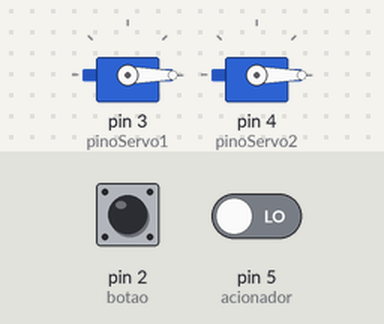
This sketch was run on a simulated Arduino Uno, built with avr-gcc and run on an emulated ATmega328P. On the bench: 2 × servo. The inputs (shaded band) are chosen by the test bench; at power-on: pin 5 (acionador) LOW, pin 2 (botao) LOW. What the sketch prints to the serial monitor is not drawn.

Above: at 1.2 s.
1.3 s: pin 5 (acionador) driven HIGH
At 4.2 s:
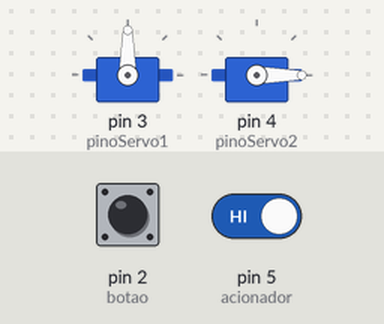
4.3 s: pin 2 (botao) pulled HIGH for 0.15 s
At 5.2 s:
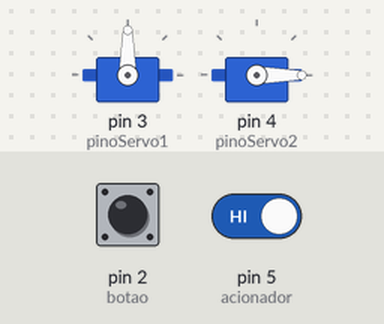
5.9 s: pin 2 (botao) pulled HIGH for 1 s
At 8.8 s:
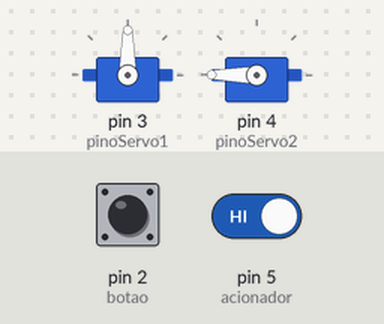
8.9 s: pin 2 (botao) pulled HIGH for 3.2 s
At 9.9 s:
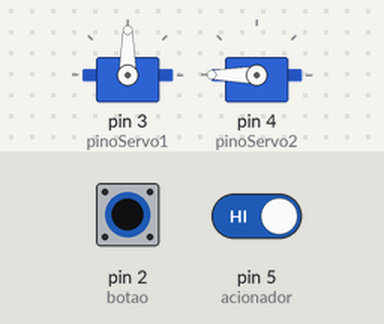
13.6 s: pin 2 (botao) pulled HIGH for 0.15 s
At 15.7 s:
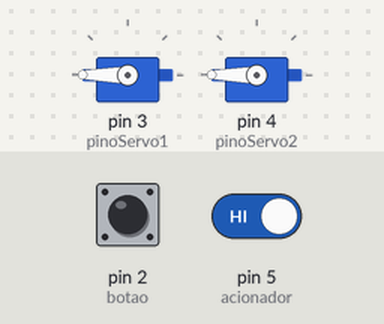
16.7 s: pin 5 (acionador) driven LOW
At 17.23 s:
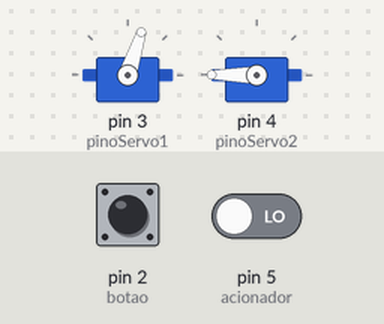
Timing chart, 0 to 19.9 s (numbered marks = the images above; inputs shaded):
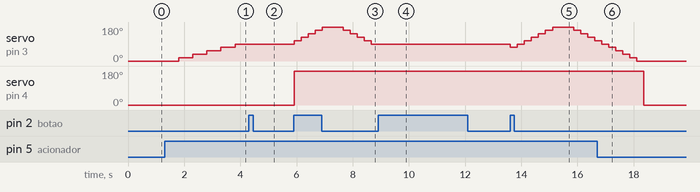

The sketch:

Atividade_A.1.2.ino
```cpp
#include <Servo.h>

Servo servoMotor1;
Servo servoMotor2;


const int botao = 2, pinoServo1=3, pinoServo2=4, acionador=5 ;
int estado = 0, angulo=0, angulo2=0;


void setup()
{
  pinMode(acionador, INPUT);
  servoMotor1.attach(pinoServo1);
  servoMotor2.attach(pinoServo2);
  servoMotor1.write(0);
  servoMotor2.write(0);

  Serial.begin(9600);
  attachInterrupt(digitalPinToInterrupt(botao), imprime, RISING);

}

void loop()
{
  if(digitalRead(acionador)==1)
  {
   while(estado==0 && angulo <= 180)
   {
    servoMotor1.write(angulo);
    angulo +=18;
    delay(500);
   }
   while(estado==0 && angulo >= 0)
   {
    servoMotor1.write(angulo);
    angulo -=18;
    delay(500);
   }
   delay(100);/////mudar
   while(estado==0 && angulo2 <= 180)
   {
  	servoMotor2.write(angulo2);
    angulo2 +=18;
   }
   while(estado==0 && angulo <= 180)
   {
    servoMotor1.write(angulo);
    angulo +=18;
    delay(250);
   }
   while(estado==0 && angulo >= 0)
   {
    servoMotor1.write(angulo);
    angulo -=18;
    delay(250);
   }
   while(estado==0 && angulo2 >= 0)
   {
  	servoMotor2.write(angulo2);
    angulo2 -=18;
   }
  }
  else
    Serial.println("Acionador desligado");
}

void imprime()
{
  if(estado == estado)
  {
    estado = !estado;
  }
  Serial.print("Estado do botão de emegencia ");
  Serial.print(estado);

}
```

Measured:
- after the input at 1.3 s, servo on pin 3 (pinoServo1): moves from 0° to 90° over 2.0 s, starting after 0.51 s
- after the input at 4.3 s, servo on pin 3 (pinoServo1): stays 90° (without the input it goes to 108° after 0.01 s)
- after the input at 5.9 s, servo on pin 3 (pinoServo1): rises from 90° to 180° in 1.0 s, then falls to 90° in 1.8 s; servo on pin 4 (pinoServo2): 0° → 180° at once
- after the input at 8.9 s, servo on pin 3 (pinoServo1): stops changing and stays 90°; servo on pin 4 (pinoServo2): stays 180° (without the input it goes to 0° after 1.3 s)
- after the input at 13.6 s, servo on pin 3 (pinoServo1): 90° → 72° at once, → 90° 0.25 s later, → 108° 0.25 s later, → 126° 0.25 s later, … (11 changes in this stretch)
- after the input at 16.7 s, servo on pin 3 (pinoServo1): goes on until 18.1 s, then stays 0°
